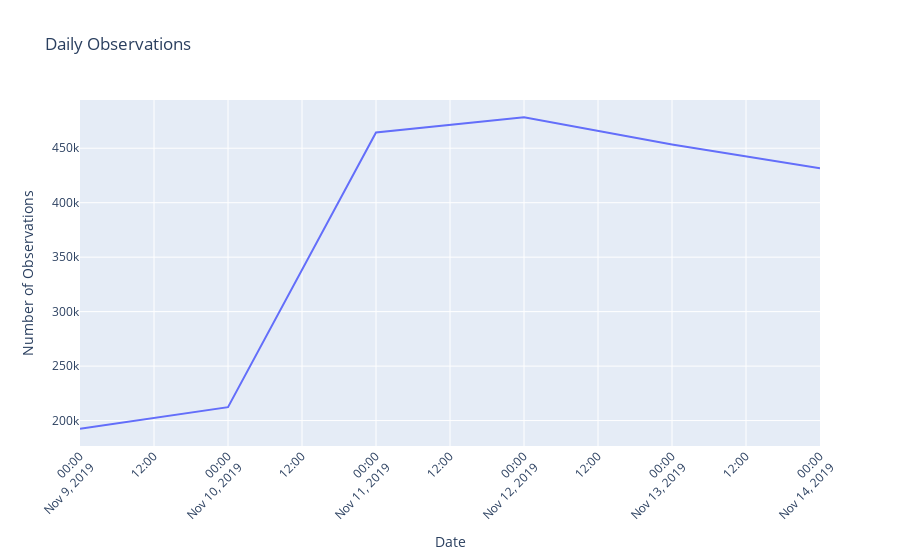

The notebook cell this image was saved under:
### Code cell
# Group by day and count number of observations
daily_obs = time_data.groupby(time_data['timestamp'].dt.date).size()

# Create line plot of daily observations
fig = px.line(


    
    x=daily_obs.index,
    y=daily_obs.values,
    title="Daily Observations",
    labels={'x': 'Date', 'y': 'Number of Observations'},
)
fig.update_layout(
    xaxis_tickangle=-45,
    xaxis_tickfont=dict(size=12),
)

### Figure 1 — Plotly figure (JSON) as saved in the notebook; plotly's stock layout.template omitted (floating-point values rounded to 4 significant figures)
{"data": [{"hovertemplate": "Date=%{x}<br>Number of Observations=%{y}<extra></extra>", "legendgroup": "", "line": {"color": "#636efa", "dash": "solid"}, "marker": {"symbol": "circle"}, "mode": "lines", "name": "", "orientation": "v", "showlegend": false, "type": "scatter", "x": ["2019-11-09", "2019-11-10", "2019-11-11", "2019-11-12", "2019-11-13", "2019-11-14"], "xaxis": "x", "y": [192552, 212343, 464467, 478375, 453494, 431517], "yaxis": "y"}], "layout": {"legend": {"tracegroupgap": 0}, "title": {"text": "Daily Observations"}, "xaxis": {"anchor": "y", "domain": [0, 1], "tickangle": -45, "tickfont": {"size": 12}, "title": {"text": "Date"}}, "yaxis": {"anchor": "x", "domain": [0, 1], "title": {"text": "Number of Observations"}}}}
